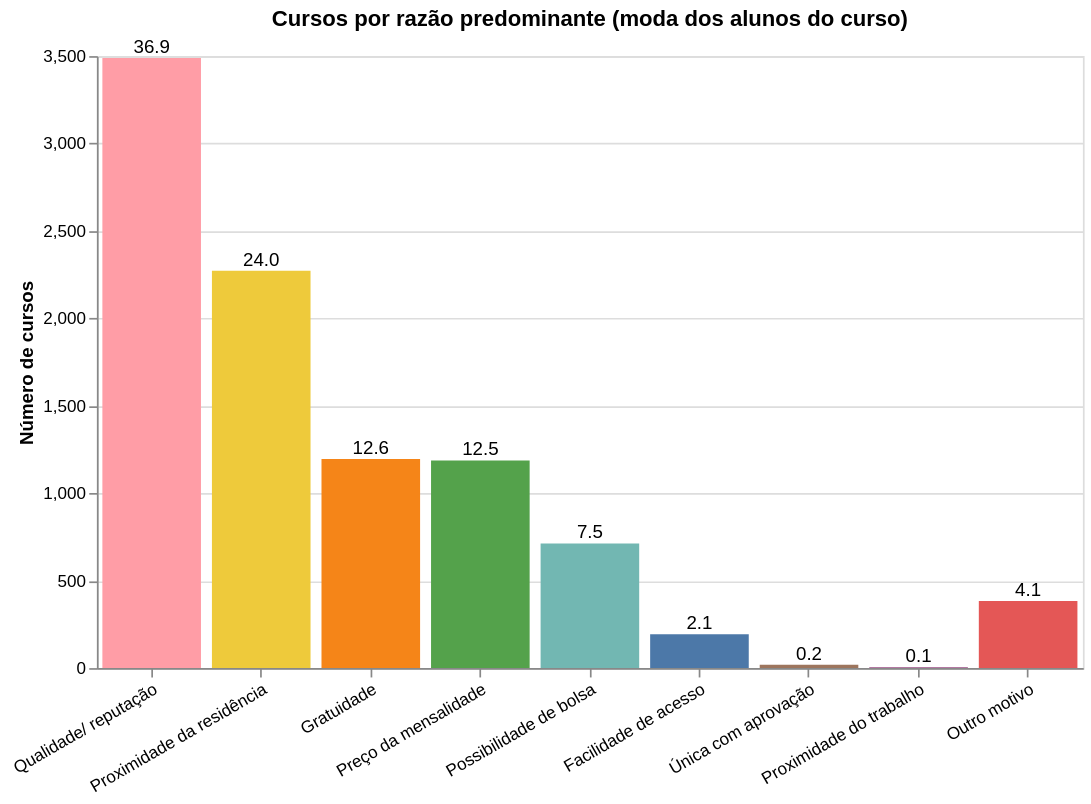

Write notebook code for a chart like this one.
### Code cell
ordem_cursos = contagem_cursos.sort_values("n_cursos", ascending=False)["Razao"].tolist()
if "Outro motivo" in ordem_cursos:
    ordem_cursos.remove("Outro motivo")
    ordem_cursos.append("Outro motivo")

bar_cursos = (
    alt.Chart(contagem_cursos)
    .mark_bar()
    .encode(
        x=alt.X("Razao:N", sort=ordem_cursos, title=None,
                axis=alt.Axis(labelAngle=-30, labelLimit=180)),
        y=alt.Y("n_cursos:Q", title="Número de cursos"),
        color=alt.Color("Razao:N", legend=None),
        tooltip=["Razao", "n_cursos", "pct"],
    )
    .properties(title="Cursos por razão predominante (moda dos alunos do curso)", width=580, height=360)
)

text_cursos = bar_cursos.mark_text(dy=-6, fontSize=11).encode(
    text=alt.Text("pct:Q", format=".1f"),
    color=alt.value("black"),
)

(bar_cursos + text_cursos)

### Figure 1 — Vega-Lite specification as saved in the notebook (floating-point values rounded to 4 significant figures)
{"config": {"view": {"continuousWidth": 300, "continuousHeight": 300}}, "layer": [{"mark": {"type": "bar"}, "encoding": {"color": {"field": "Razao", "legend": null, "type": "nominal"}, "tooltip": [{"field": "Razao", "type": "nominal"}, {"field": "n_cursos", "type": "quantitative"}, {"field": "pct", "type": "quantitative"}], "x": {"axis": {"labelAngle": -30, "labelLimit": 180}, "field": "Razao", "sort": ["Qualidade/ reputação", "Proximidade da residência", "Gratuidade", "Preço da mensalidade", "Possibilidade de bolsa", "Facilidade de acesso", "Única com aprovação", "Proximidade do trabalho", "Outro motivo"], "title": null, "type": "nominal"}, "y": {"field": "n_cursos", "title": "Número de cursos", "type": "quantitative"}}, "title": "Cursos por razão predominante (moda dos alunos do curso)"}, {"mark": {"type": "text", "dy": -6, "fontSize": 11}, "encoding": {"color": {"value": "black"}, "text": {"field": "pct", "format": ".1f", "type": "quantitative"}, "tooltip": [{"field": "Razao", "type": "nominal"}, {"field": "n_cursos", "type": "quantitative"}, {"field": "pct", "type": "quantitative"}], "x": {"axis": {"labelAngle": -30, "labelLimit": 180}, "field": "Razao", "sort": ["Qualidade/ reputação", "Proximidade da residência", "Gratuidade", "Preço da mensalidade", "Possibilidade de bolsa", "Facilidade de acesso", "Única com aprovação", "Proximidade do trabalho", "Outro motivo"], "title": null, "type": "nominal"}, "y": {"field": "n_cursos", "title": "Número de cursos", "type": "quantitative"}}, "title": "Cursos por razão predominante (moda dos alunos do curso)"}], "data": {"name": "data-cf3ad0181111ede5245998e18dac977f"}, "height": 360, "width": 580, "$schema": "https://vega.github.io/schema/vega-lite/v6.4.1.json", "datasets": {"data-cf3ad0181111ede5245998e18dac977f": [{"Razao": "Qualidade/ reputação", "n_cursos": 3489, "pct": 36.9}, {"Razao": "Proximidade da residência", "n_cursos": 2273, "pct": 24.0}, {"Razao": "Gratuidade", "n_cursos": 1196, "pct": 12.6}, {"Razao": "Preço da mensalidade", "n_cursos": 1187, "pct": 12.5}, {"Razao": "Possibilidade de bolsa", "n_cursos": 713, "pct": 7.5}, {"Razao": "Outro motivo", "n_cursos": 384, "pct": 4.1}, {"Razao": "Facilidade de acesso", "n_cursos": 194, "pct": 2.1}, {"Razao": "Única com aprovação", "n_cursos": 19, "pct": 0.2}, {"Razao": "Proximidade do trabalho", "n_cursos": 6, "pct": 0.1}]}}
